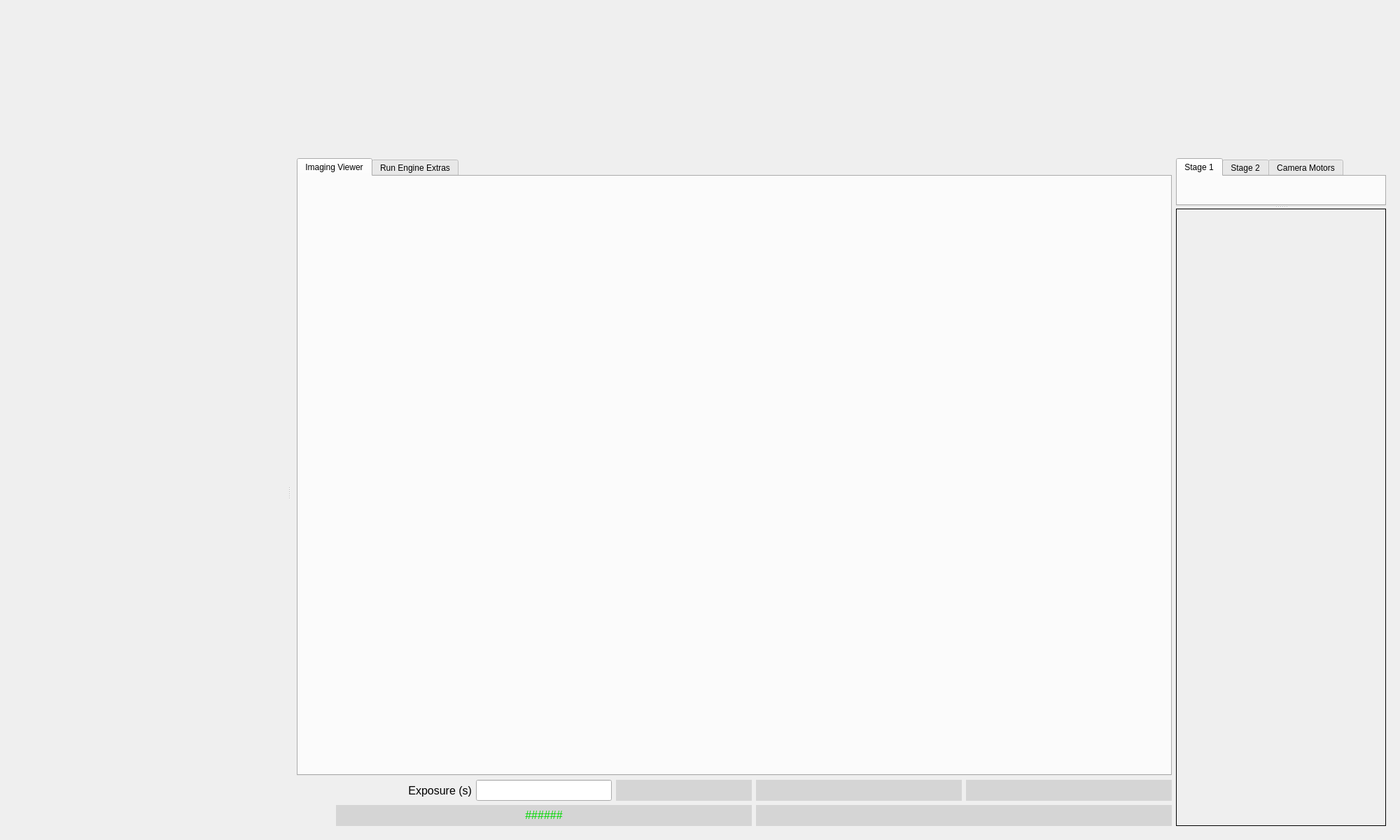
<?xml version="1.0" encoding="UTF-8"?>
<ui version="4.0">
 <class>Form</class>
 <widget class="QWidget" name="Form">
  <property name="geometry">
   <rect>
    <x>0</x>
    <y>0</y>
    <width>2000</width>
    <height>1200</height>
   </rect>
  </property>
  <property name="windowTitle">
   <string>Form</string>
  </property>
  <property name="styleSheet">
   <string notr="true"/>
  </property>
  <layout class="QVBoxLayout" name="verticalLayout_2">
   <item>
   <layout class="QHBoxLayout" name="horizontalLayout_2">
    <property name="spacing">
     <number>0</number>
    </property>
    <property name="leftMargin">
     <number>0</number>
    </property>
    <property name="topMargin">
     <number>0</number>
    </property>
    <property name="rightMargin">
     <number>0</number>
    </property>
    <property name="bottomMargin">
     <number>0</number>
    </property>
     <item alignment="Qt::AlignBottom">
     <widget class="PyDMEmbeddedDisplay" name="ReactorPower_embedded_display">
       <property name="sizePolicy">
        <sizepolicy hsizetype="Expanding" vsizetype="Fixed">
         <horstretch>0</horstretch>
         <verstretch>0</verstretch>
        </sizepolicy>
       </property>
       <property name="minimumSize">
       <size>
         <width>150</width>
         <height>200</height>
        </size>
       </property>
       <property name="maximumSize">
        <size>
         <width>150</width>
         <height>200</height>
        </size>
       </property>
       <property name="toolTip">
        <string/>
       </property>
       <property name="styleSheet">
        <string notr="true"/>
       </property>
       <property name="frameShape">
        <enum>QFrame::NoFrame</enum>
       </property>
       <property name="filename" stdset="0">
        <string>reactor_power.py</string>
       </property>
      </widget>
     </item>
     <item alignment="Qt::AlignBottom">
     <widget class="PyDMEmbeddedDisplay" name="Scan_display">
       <property name="sizePolicy">
        <sizepolicy hsizetype="Expanding" vsizetype="Fixed">
         <horstretch>0</horstretch>
         <verstretch>0</verstretch>
        </sizepolicy>
       </property>
       <property name="minimumSize">
        <size>
         <width>0</width>
         <height>200</height>
        </size>
       </property>
       <property name="maximumSize">
        <size>
         <width>16777215</width>
         <height>200</height>
        </size>
       </property>
       <property name="toolTip">
        <string/>
       </property>
       <property name="styleSheet">
        <string notr="true"/>
       </property>
       <property name="frameShape">
        <enum>QFrame::NoFrame</enum>
       </property>
       <property name="macros" stdset="0">
        <string>S=scan1</string>
       </property>
       <property name="filename" stdset="0">
        <string>re_control_panel.py</string>
       </property>
       <property name="loadWhenShown" stdset="0">
        <bool>false</bool>
       </property>
       <property name="disconnectWhenHidden" stdset="0">
        <bool>false</bool>
       </property>
      </widget>
     </item>
    </layout>
   </item>
   <item>
    <widget class="QSplitter" name="splitter_2">
     <property name="sizePolicy">
      <sizepolicy hsizetype="Expanding" vsizetype="Expanding">
       <horstretch>0</horstretch>
       <verstretch>0</verstretch>
      </sizepolicy>
     </property>
     <property name="orientation">
      <enum>Qt::Horizontal</enum>
     </property>
     <widget class="PyDMEmbeddedDisplay" name="PyDMEmbeddedDisplay_6">
      <property name="sizePolicy">
       <sizepolicy hsizetype="Preferred" vsizetype="Preferred">
        <horstretch>0</horstretch>
        <verstretch>0</verstretch>
       </sizepolicy>
      </property>
      <property name="minimumSize">
       <size>
        <width>400</width>
        <height>0</height>
       </size>
      </property>
      <property name="toolTip">
       <string/>
      </property>
      <property name="filename" stdset="0">
       <string>re_plans.py</string>
      </property>
      <property name="loadWhenShown" stdset="0">
       <bool>false</bool>
      </property>
      <property name="disconnectWhenHidden" stdset="0">
       <bool>false</bool>
      </property>
     </widget>
     <widget class="PyDMFrame" name="PyDMFrame">
      <property name="sizePolicy">
       <sizepolicy hsizetype="MinimumExpanding" vsizetype="Preferred">
        <horstretch>1</horstretch>
        <verstretch>0</verstretch>
       </sizepolicy>
      </property>
      <property name="toolTip">
       <string/>
      </property>
      <layout class="QHBoxLayout" name="horizontalLayout_9">
       <item>
        <layout class="QVBoxLayout" name="verticalLayout">
         <item>
          <widget class="PyDMTabWidget" name="PyDMTabWidget">
           <property name="sizePolicy">
            <sizepolicy hsizetype="Expanding" vsizetype="Expanding">
             <horstretch>0</horstretch>
             <verstretch>0</verstretch>
            </sizepolicy>
           </property>
           <property name="toolTip">
            <string/>
           </property>
           <property name="whatsThis">
            <string/>
           </property>
           <property name="currentIndex">
            <number>0</number>
           </property>
           <property name="alarmChannels">
            <stringlist>
             <string></string>
             <string></string>
            </stringlist>
           </property>
           <widget class="QWidget" name="ImagingViewerTab">
            <property name="sizePolicy">
             <sizepolicy hsizetype="Expanding" vsizetype="Preferred">
              <horstretch>0</horstretch>
              <verstretch>0</verstretch>
             </sizepolicy>
            </property>
            <attribute name="title">
             <string>Imaging Viewer</string>
            </attribute>
            <layout class="QHBoxLayout" name="horizontalLayout_6">
             <item>
              <widget class="PyDMImageView" name="cameraImage">
               <property name="sizePolicy">
                <sizepolicy hsizetype="MinimumExpanding" vsizetype="Preferred">
                 <horstretch>0</horstretch>
                 <verstretch>0</verstretch>
                </sizepolicy>
               </property>
               <property name="font">
                <font>
                 <pointsize>12</pointsize>
                </font>
               </property>
               <property name="contextMenuPolicy">
                <enum>Qt::DefaultContextMenu</enum>
               </property>
               <property name="toolTip">
                <string/>
               </property>
               <property name="autoFillBackground">
                <bool>false</bool>
               </property>
               <property name="styleSheet">
                <string notr="true"/>
               </property>
               <property name="colorMapMax" stdset="0">
                <double>1024.000000000000000</double>
               </property>
               <property name="colorMap" stdset="0">
                <enum>PyDMImageView::Monochrome</enum>
               </property>
               <property name="autoDownsample" stdset="0">
                <bool>false</bool>
               </property>
               <property name="imageWidth" stdset="0">
                <number>0</number>
               </property>
               <property name="normalizeData" stdset="0">
                <bool>true</bool>
               </property>
               <property name="readingOrder" stdset="0">
                <enum>PyDMImageView::Clike</enum>
               </property>
               <property name="imageChannel" stdset="0">
                <string>ca://${P}image1:ArrayData</string>
               </property>
               <property name="widthChannel" stdset="0">
                <string>ca://${P}image1:ArraySize0_RBV</string>
               </property>
              </widget>
             </item>
            </layout>
           </widget>
           <widget class="QWidget" name="RunEngineTab">
            <property name="sizePolicy">
             <sizepolicy hsizetype="Expanding" vsizetype="Preferred">
              <horstretch>0</horstretch>
              <verstretch>0</verstretch>
             </sizepolicy>
            </property>
            <attribute name="title">
             <string>Run Engine Extras</string>
            </attribute>
            <layout class="QVBoxLayout" name="verticalLayout_6">
             <item>
              <widget class="PyDMEmbeddedDisplay" name="PyDMEmbeddedDisplay_7">
               <property name="toolTip">
                <string/>
               </property>
               <property name="filename" stdset="0">
                <string>re_extras.py</string>
               </property>
               <property name="loadWhenShown" stdset="0">
                <bool>false</bool>
               </property>
               <property name="disconnectWhenHidden" stdset="0">
                <bool>false</bool>
               </property>
              </widget>
             </item>
            </layout>
           </widget>
          </widget>
         </item>
         <item>
          <layout class="QHBoxLayout" name="horizontalLayout_7">
           <item>
            <widget class="PyDMByteIndicator" name="PyDMByteIndicator_2">
             <property name="enabled">
              <bool>true</bool>
             </property>
             <property name="sizePolicy">
              <sizepolicy hsizetype="Fixed" vsizetype="Fixed">
               <horstretch>0</horstretch>
               <verstretch>0</verstretch>
              </sizepolicy>
             </property>
             <property name="minimumSize">
              <size>
               <width>50</width>
               <height>50</height>
              </size>
             </property>
             <property name="maximumSize">
              <size>
               <width>50</width>
               <height>50</height>
              </size>
             </property>
             <property name="baseSize">
              <size>
               <width>0</width>
               <height>0</height>
              </size>
             </property>
             <property name="font">
              <font>
               <pointsize>12</pointsize>
              </font>
             </property>
             <property name="toolTip">
              <string/>
             </property>
             <property name="channel" stdset="0">
              <string>ca://${P}${R}Acquire</string>
             </property>
             <property name="showLabels" stdset="0">
              <bool>false</bool>
             </property>
             <property name="circles" stdset="0">
              <bool>false</bool>
             </property>
            </widget>
           </item>
           <item>
            <layout class="QVBoxLayout" name="verticalLayout_9">
             <item>
              <layout class="QHBoxLayout" name="horizontalLayout">
               <item>
                <widget class="QLabel" name="label_2">
                 <property name="minimumSize">
                  <size>
                   <width>0</width>
                   <height>30</height>
                  </size>
                 </property>
                 <property name="maximumSize">
                  <size>
                   <width>16777215</width>
                   <height>30</height>
                  </size>
                 </property>
                 <property name="font">
                  <font>
                   <pointsize>12</pointsize>
                  </font>
                 </property>
                 <property name="text">
                  <string>Exposure (s)</string>
                 </property>
                 <property name="alignment">
                  <set>Qt::AlignRight|Qt::AlignTrailing|Qt::AlignVCenter</set>
                 </property>
                </widget>
               </item>
               <item>
                <widget class="PyDMLineEdit" name="PyDMLineEdit_2">
                 <property name="sizePolicy">
                  <sizepolicy hsizetype="Minimum" vsizetype="Fixed">
                   <horstretch>0</horstretch>
                   <verstretch>0</verstretch>
                  </sizepolicy>
                 </property>
                 <property name="minimumSize">
                  <size>
                   <width>0</width>
                   <height>30</height>
                  </size>
                 </property>
                 <property name="maximumSize">
                  <size>
                   <width>16777215</width>
                   <height>30</height>
                  </size>
                 </property>
                 <property name="font">
                  <font>
                   <pointsize>12</pointsize>
                  </font>
                 </property>
                 <property name="toolTip">
                  <string/>
                 </property>
                 <property name="styleSheet">
                  <string notr="true">PyDMLineEdit {
  color: rgb(0, 0, 0);
  background-color: rgb(115, 223, 255);
  border: 1px solid black;
  margin: 0px;
  padding: 0px;
  spacing: 0px;
  }</string>
                 </property>
                 <property name="showUnits" stdset="0">
                  <bool>true</bool>
                 </property>
                 <property name="channel" stdset="0">
                  <string>ca://${P}${R}AcquireTime</string>
                 </property>
                </widget>
               </item>
               <item>
                <widget class="PyDMLabel" name="PyDMLabel_6">
                 <property name="minimumSize">
                  <size>
                   <width>0</width>
                   <height>30</height>
                  </size>
                 </property>
                 <property name="maximumSize">
                  <size>
                   <width>16777215</width>
                   <height>30</height>
                  </size>
                 </property>
                 <property name="font">
                  <font>
                   <pointsize>12</pointsize>
                  </font>
                 </property>
                 <property name="toolTip">
                  <string>${P}${R}TimeRemaining_RBV</string>
                 </property>
                 <property name="styleSheet">
                  <string notr="true">color: rgb(0, 0, 255);
background-color: rgb(213, 213, 213)</string>
                 </property>
                 <property name="showUnits" stdset="0">
                  <bool>true</bool>
                 </property>
                 <property name="channel" stdset="0">
                  <string>ca://${P}${R}TimeRemaining_RBV</string>
                 </property>
                 <property name="displayFormat" stdset="0">
                  <enum>PyDMLabel::Decimal</enum>
                 </property>
                </widget>
               </item>
              </layout>
             </item>
             <item>
              <widget class="PyDMLabel" name="PyDMLabel_7">
               <property name="minimumSize">
                <size>
                 <width>0</width>
                 <height>30</height>
                </size>
               </property>
               <property name="maximumSize">
                <size>
                 <width>16777215</width>
                 <height>30</height>
                </size>
               </property>
               <property name="font">
                <font>
                 <pointsize>12</pointsize>
                </font>
               </property>
               <property name="toolTip">
                <string/>
               </property>
               <property name="styleSheet">
                <string notr="true">color: rgb(0, 216, 0);
background-color: rgb(213, 213, 213);</string>
               </property>
               <property name="text">
                <string>&lt;html&gt;&lt;head/&gt;&lt;body&gt;&lt;p align=&quot;center&quot;&gt;######&lt;/p&gt;&lt;/body&gt;&lt;/html&gt;</string>
               </property>
               <property name="alignment">
                <set>Qt::AlignCenter</set>
               </property>
               <property name="channel" stdset="0">
                <string>ca://${P}${R}DetectorState_RBV</string>
               </property>
               <property name="enableRichText" stdset="0">
                <bool>true</bool>
               </property>
               <property name="displayFormat" stdset="0">
                <enum>PyDMLabel::String</enum>
               </property>
              </widget>
             </item>
            </layout>
           </item>
           <item>
            <layout class="QVBoxLayout" name="verticalLayout_10">
             <item>
              <layout class="QHBoxLayout" name="horizontalLayout_8">
               <item>
                <widget class="PyDMLabel" name="PyDMLabel_8">
                 <property name="minimumSize">
                  <size>
                   <width>0</width>
                   <height>30</height>
                  </size>
                 </property>
                 <property name="maximumSize">
                  <size>
                   <width>16777215</width>
                   <height>30</height>
                  </size>
                 </property>
                 <property name="font">
                  <font>
                   <pointsize>12</pointsize>
                  </font>
                 </property>
                 <property name="toolTip">
                  <string/>
                 </property>
                 <property name="styleSheet">
                  <string notr="true">color: rgb(0, 0, 255);
background-color: rgb(213, 213, 213)</string>
                 </property>
                 <property name="showUnits" stdset="0">
                  <bool>true</bool>
                 </property>
                 <property name="channel" stdset="0">
                  <string>ca://${P}${R}ArrayRate_RBV</string>
                 </property>
                 <property name="displayFormat" stdset="0">
                  <enum>PyDMLabel::Decimal</enum>
                 </property>
                </widget>
               </item>
               <item>
                <widget class="PyDMLabel" name="PyDMLabel_9">
                 <property name="minimumSize">
                  <size>
                   <width>0</width>
                   <height>30</height>
                  </size>
                 </property>
                 <property name="maximumSize">
                  <size>
                   <width>16777215</width>
                   <height>30</height>
                  </size>
                 </property>
                 <property name="font">
                  <font>
                   <pointsize>12</pointsize>
                  </font>
                 </property>
                 <property name="toolTip">
                  <string/>
                 </property>
                 <property name="styleSheet">
                  <string notr="true">color: rgb(0, 0, 255);
background-color: rgb(213, 213, 213)</string>
                 </property>
                 <property name="channel" stdset="0">
                  <string>ca://${P}${R}ArrayCounter_RBV</string>
                 </property>
                </widget>
               </item>
              </layout>
             </item>
             <item>
              <widget class="PyDMLabel" name="PyDMLabel_10">
               <property name="sizePolicy">
                <sizepolicy hsizetype="Minimum" vsizetype="Preferred">
                 <horstretch>0</horstretch>
                 <verstretch>0</verstretch>
                </sizepolicy>
               </property>
               <property name="minimumSize">
                <size>
                 <width>200</width>
                 <height>30</height>
                </size>
               </property>
               <property name="maximumSize">
                <size>
                 <width>16777215</width>
                 <height>30</height>
                </size>
               </property>
               <property name="font">
                <font>
                 <pointsize>12</pointsize>
                </font>
               </property>
               <property name="toolTip">
                <string/>
               </property>
               <property name="styleSheet">
                <string notr="true">color: rgb(0, 0, 255);
background-color: rgb(213, 213, 213)</string>
               </property>
               <property name="alignment">
                <set>Qt::AlignCenter</set>
               </property>
               <property name="channel" stdset="0">
                <string>ca://${P}${R}StatusMessage_RBV</string>
               </property>
               <property name="enableRichText" stdset="0">
                <bool>true</bool>
               </property>
               <property name="displayFormat" stdset="0">
                <enum>PyDMLabel::String</enum>
               </property>
              </widget>
             </item>
            </layout>
           </item>
          </layout>
         </item>
        </layout>
       </item>
       <item>
        <widget class="QSplitter" name="splitter">
         <property name="sizePolicy">
          <sizepolicy hsizetype="Preferred" vsizetype="Expanding">
           <horstretch>0</horstretch>
           <verstretch>0</verstretch>
          </sizepolicy>
         </property>
         <property name="minimumSize">
          <size>
           <width>300</width>
           <height>0</height>
          </size>
         </property>
         <property name="maximumSize">
          <size>
           <width>300</width>
           <height>16777215</height>
          </size>
         </property>
         <property name="orientation">
          <enum>Qt::Vertical</enum>
         </property>
         <widget class="PyDMTabWidget" name="PyDMTabWidget_2">
          <property name="sizePolicy">
           <sizepolicy hsizetype="Preferred" vsizetype="Expanding">
            <horstretch>0</horstretch>
            <verstretch>0</verstretch>
           </sizepolicy>
          </property>
          <property name="minimumSize">
           <size>
            <width>300</width>
            <height>0</height>
           </size>
          </property>
          <property name="maximumSize">
           <size>
            <width>300</width>
            <height>16777215</height>
           </size>
          </property>
          <property name="toolTip">
           <string/>
          </property>
          <property name="whatsThis">
           <string/>
          </property>
          <property name="currentIndex">
           <number>0</number>
          </property>
          <property name="alarmChannels">
           <stringlist>
            <string></string>
            <string></string>
            <string></string>
           </stringlist>
          </property>
          <widget class="QWidget" name="Stage_1_tab">
           <attribute name="title">
            <string>Stage 1</string>
           </attribute>
           <layout class="QVBoxLayout" name="verticalLayout_7">
            <item>
             <widget class="PyDMEmbeddedDisplay" name="PyDMEmbeddedDisplay_8">
              <property name="toolTip">
               <string/>
              </property>
              <property name="frameShape">
               <enum>QFrame::Box</enum>
              </property>
              <property name="frameShadow">
               <enum>QFrame::Plain</enum>
              </property>
              <property name="lineWidth">
               <number>1</number>
              </property>
              <property name="macros" stdset="0">
               <string>M=m3</string>
              </property>
              <property name="filename" stdset="0">
               <string>motors_square.ui</string>
              </property>
             </widget>
            </item>
            <item>
             <spacer name="verticalSpacer">
              <property name="orientation">
               <enum>Qt::Vertical</enum>
              </property>
              <property name="sizeHint" stdset="0">
               <size>
                <width>20</width>
                <height>20</height>
               </size>
              </property>
             </spacer>
            </item>
           </layout>
          </widget>
          <widget class="QWidget" name="Stage_2_tab">
           <attribute name="title">
            <string>Stage 2</string>
           </attribute>
           <layout class="QVBoxLayout" name="verticalLayout_4">
            <item>
             <widget class="PyDMEmbeddedDisplay" name="PyDMEmbeddedDisplay">
              <property name="toolTip">
               <string/>
              </property>
              <property name="frameShape">
               <enum>QFrame::Box</enum>
              </property>
              <property name="lineWidth">
               <number>1</number>
              </property>
              <property name="midLineWidth">
               <number>0</number>
              </property>
              <property name="macros" stdset="0">
               <string>M=m13</string>
              </property>
              <property name="filename" stdset="0">
               <string>motors_square.ui</string>
              </property>
             </widget>
            </item>
            <item>
             <widget class="PyDMEmbeddedDisplay" name="PyDMEmbeddedDisplay_2">
              <property name="toolTip">
               <string/>
              </property>
              <property name="frameShape">
               <enum>QFrame::Box</enum>
              </property>
              <property name="lineWidth">
               <number>1</number>
              </property>
              <property name="midLineWidth">
               <number>0</number>
              </property>
              <property name="macros" stdset="0">
               <string>M=m14</string>
              </property>
              <property name="filename" stdset="0">
               <string>motors_square.ui</string>
              </property>
             </widget>
            </item>
           </layout>
          </widget>
          <widget class="QWidget" name="Camera_tab">
           <attribute name="title">
            <string>Camera Motors</string>
           </attribute>
           <layout class="QVBoxLayout" name="verticalLayout_3">
            <item>
             <widget class="PyDMEmbeddedDisplay" name="PyDMEmbeddedDisplay_3">
              <property name="toolTip">
               <string/>
              </property>
              <property name="frameShape">
               <enum>QFrame::Box</enum>
              </property>
              <property name="lineWidth">
               <number>1</number>
              </property>
              <property name="midLineWidth">
               <number>0</number>
              </property>
              <property name="macros" stdset="0">
               <string>M=m1</string>
              </property>
              <property name="filename" stdset="0">
               <string>motors_square.ui</string>
              </property>
             </widget>
            </item>
            <item>
             <widget class="PyDMEmbeddedDisplay" name="PyDMEmbeddedDisplay_4">
              <property name="toolTip">
               <string/>
              </property>
              <property name="frameShape">
               <enum>QFrame::Box</enum>
              </property>
              <property name="lineWidth">
               <number>1</number>
              </property>
              <property name="macros" stdset="0">
               <string>M=m12</string>
              </property>
              <property name="filename" stdset="0">
               <string>motors_square.ui</string>
              </property>
             </widget>
            </item>
           </layout>
          </widget>
         </widget>
         <widget class="PyDMEmbeddedDisplay" name="PyDMEmbeddedDisplay_5">
          <property name="sizePolicy">
           <sizepolicy hsizetype="Preferred" vsizetype="Expanding">
            <horstretch>0</horstretch>
            <verstretch>1</verstretch>
           </sizepolicy>
          </property>
          <property name="minimumSize">
           <size>
            <width>300</width>
            <height>0</height>
           </size>
          </property>
          <property name="maximumSize">
           <size>
            <width>300</width>
            <height>16777215</height>
           </size>
          </property>
          <property name="toolTip">
           <string/>
          </property>
          <property name="frameShape">
           <enum>QFrame::Box</enum>
          </property>
          <property name="lineWidth">
           <number>1</number>
          </property>
          <property name="macros" stdset="0">
           <string>R=cam1:</string>
          </property>
          <property name="filename" stdset="0">
           <string>tomo_cam_controls.ui</string>
          </property>
         </widget>
        </widget>
       </item>
      </layout>
     </widget>
    </widget>
   </item>
  </layout>
 </widget>
 <customwidgets>
  <customwidget>
   <class>PyDMTabWidget</class>
   <extends>QTabWidget</extends>
   <header>pydm.widgets.tab_bar</header>
  </customwidget>
  <customwidget>
   <class>PyDMLabel</class>
   <extends>QLabel</extends>
   <header>pydm.widgets.label</header>
  </customwidget>
  <customwidget>
   <class>PyDMByteIndicator</class>
   <extends>QWidget</extends>
   <header>pydm.widgets.byte</header>
  </customwidget>
  <customwidget>
   <class>PyDMEmbeddedDisplay</class>
   <extends>QFrame</extends>
   <header>pydm.widgets.embedded_display</header>
  </customwidget>
  <customwidget>
   <class>PyDMFrame</class>
   <extends>QFrame</extends>
   <header>pydm.widgets.frame</header>
   <container>1</container>
  </customwidget>
  <customwidget>
   <class>PyDMImageView</class>
   <extends>QWidget</extends>
   <header>pydm.widgets.image</header>
  </customwidget>
  <customwidget>
   <class>PyDMLineEdit</class>
   <extends>QLineEdit</extends>
   <header>pydm.widgets.line_edit</header>
  </customwidget>
 </customwidgets>
 <resources/>
 <connections/>
</ui>
